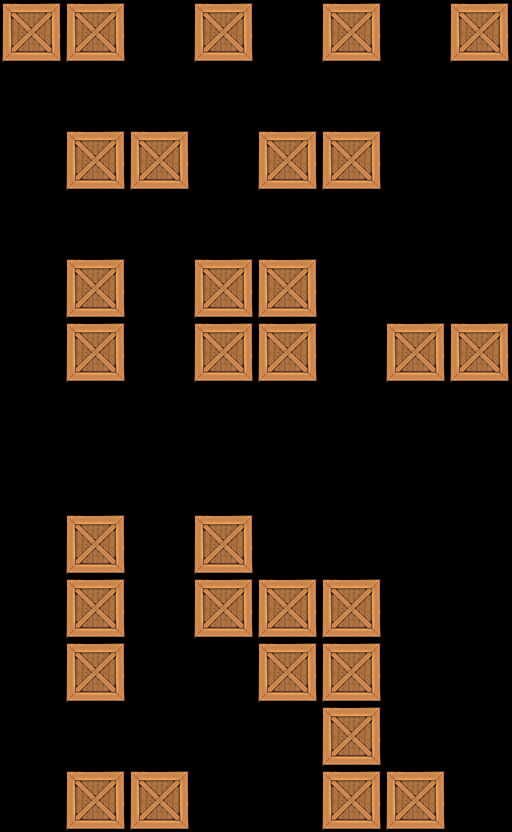

This game map was drawn from its Tiled (.tmx) file and the tilesets committed beside it. A one-line description and the trimmed map source follow:
An orthogonal 8x13 tile map with 64x64 px tiles, 1 tile layer (Tile Layer 1).

<map version="1.0" orientation="orthogonal" width="8" height="13" tilewidth="64" tileheight="64">
 <tileset firstgid="1" name="crate" tilewidth="64" tileheight="64">
  <image source="../../crate5.png" width="64" height="64" />
 </tileset>
 <layer name="Tile Layer 1" width="8" height="13">
  <data>[104 cells, 31 non-empty, 1 distinct tile ids]</data>
 </layer>
</map>
